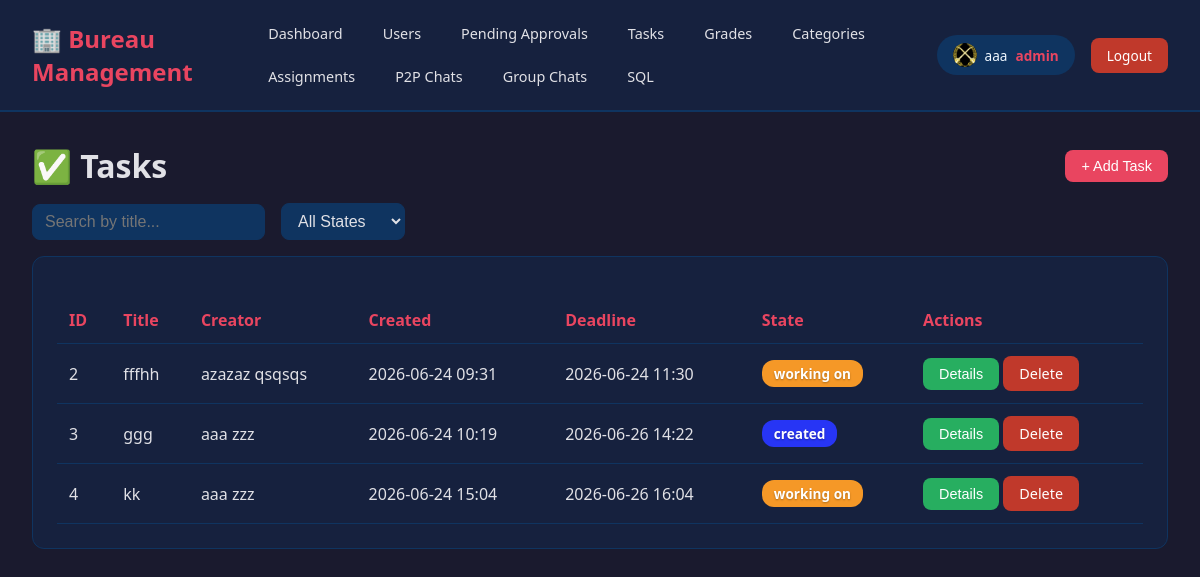
Page /web/tasks (signed in) on the committed database.
### database.py (models this page shows)
class User(db.Model):
    __tablename__ = 'users'
    matricule = db.Column(db.Text, primary_key=True)
    name = db.Column(db.Text, nullable=False)
    family_name = db.Column(db.Text, nullable=False)
    category = db.Column(db.Integer, db.ForeignKey('categories.category_id'), nullable=False)
    grade = db.Column(db.Integer, db.ForeignKey('grades.grade_id'), nullable=True)
    user_name = db.Column(db.Text, nullable=False)
    password = db.Column(db.Text, nullable=False)
    profil_pic_url = db.Column(db.Text, nullable=False)
    user_role = db.Column(db.Integer, db.ForeignKey('user_roles.user_role_id'), nullable=False)
    is_approved = db.Column(db.Boolean, nullable=False, default=False)  # NEW: Approval status
    category_rel = db.relationship('Category', backref='users')
    grade_rel = db.relationship('Grade', backref='users')
    role_rel = db.relationship('UserRole', backref='users')
    approval_request = db.relationship('UserApprovalRequest', uselist=False, backref='user', cascade='all, delete-orphan')

class ToDoTask(db.Model):
    __tablename__ = 'ToDo_task'
    task_id = db.Column(db.Integer, primary_key=True)
    title = db.Column(db.Text, nullable=False)
    description = db.Column(db.Text, nullable=False)
    created_at = db.Column(db.DateTime, nullable=False, default=datetime.utcnow)
    dead_line = db.Column(db.DateTime, nullable=False)
    creater = db.Column(db.Text, db.ForeignKey('users.matricule'), nullable=False)
    state = db.Column(db.Integer, db.ForeignKey('task_states.task_state_id'), nullable=False)
    creator_rel = db.relationship('User', backref='tasks')
    state_rel = db.relationship('TaskState', backref='tasks')

class TaskState(db.Model):
    __tablename__ = 'task_states'
    task_state_id = db.Column(db.Integer, primary_key=True)
    state = db.Column(db.Text, nullable=False)
    color = db.Column(db.Text, nullable=False)

### app.py (the view)
@app.route('/web/tasks')
@login_required
def web_tasks():
    user = get_current_user()
    if user.user_role == ROLE_USER:
        tasks = ToDoTask.query.join(Assignment).filter(Assignment.user_id == user.matricule).all()
    else:
        tasks = ToDoTask.query.all()
    users = User.query.all()
    states = TaskState.query.all()
    return render_template('tables/tasks.html', tasks=tasks, users=users, states=states, user=user)

### app.py (called while the page is built)
@app.context_processor
def inject_pending_approvals_count():
    def get_pending_approvals_count():
        return UserApprovalRequest.query.count()
    return dict(get_pending_approvals_count=get_pending_approvals_count)

@app.context_processor
def inject_user_profile_pic():
    def get_user_profile_pic():
        if 'user_matricule' in session:
            user = User.query.get(session['user_matricule'])
            if user:
                return get_profile_picture_url(user)
        return '/static/uploads/profiles/default.png'
    return dict(profile_pic=get_user_profile_pic())

### auth.py (called while the page is built)
def login_required(f):
    @wraps(f)
    def decorated_function(*args, **kwargs):
        if 'user_matricule' not in session:
            if request.is_json or request.path.startswith('/api/'):
                return jsonify({"error": "Authentication required"}), 401
            flash('Please log in first', 'danger')
            return redirect(url_for('login'))
        return f(*args, **kwargs)
    return decorated_function

def get_current_user():
    from database import User
    if 'user_matricule' in session:
        return User.query.get(session['user_matricule'])
    return None

### utils.py (called while the page is built)
def get_profile_picture_url(user):
    if user and user.profil_pic_url and user.profil_pic_url.strip():
        return user.profil_pic_url
    return "/static/uploads/profiles/default.png"

### templates/tables/tasks.html (shortened to what this page needs)
{% extends "base.html" %}
{% block content %}
<div style="display: flex; justify-content: space-between; align-items: center; margin-bottom: 1rem;">
    <h1>✅ Tasks</h1>
    <button class="btn btn-primary" onclick="document.getElementById('addModal').classList.add('active')">+ Add Task</button>
</div>
<div style="display: flex; gap: 1rem; margin-bottom: 1rem; align-items: center; flex-wrap: wrap;">
    <input type="text" id="searchTitle" placeholder="Search by title..." onkeyup="filterTasks()" style="padding: 0.5rem 0.75rem; border-radius: 8px; border: 1px solid #0f3460; background: #0f3460; color: #e1e1e6; font-size: 1rem; min-width: 200px;">
    <select id="filterState" onchange="filterTasks()" style="padding: 0.5rem 0.75rem; border-radius: 8px; border: 1px solid #0f3460; background: #0f3460; color: #e1e1e6; font-size: 1rem;">
        <option value="">All States</option>
    </select>
</div>
<div class="card">
    <table>
        <thead><tr><th>ID</th><th>Title</th><th>Creator</th><th>Created</th><th>Deadline</th><th>State</th><th>Actions</th></tr></thead>
        <tbody id="tasksTableBody">
            {% for task in tasks %}
            <tr class="task-row" data-state="{{ task.state }}" data-title="{{ task.title.lower() }}">
                <td>{{ task.task_id }}</td>
                <td class="task-title">{{ task.title }}</td>
                <td>{{ task.creator_rel.name if task.creator_rel else task.creater }} {{ task.creator_rel.family_name if task.creator_rel else '' }}</td>
                <td>{{ task.created_at.strftime('%Y-%m-%d %H:%M') if task.created_at else '-' }}</td>
                <td>{{ task.dead_line.strftime('%Y-%m-%d %H:%M') if task.dead_line else '-' }}</td>
                <td>
                    {% if task.state_rel %}
                    <span class="state-badge" data-state-id="{{ task.state }}">{{ task.state_rel.state }}</span>
                    {% else %}
                    {{ task.state }}
                    {% endif %}
                </td>
                <td>
                    <button class="btn btn-success" onclick="openDetailsModal(this)"
                        data-id="{{ task.task_id }}"
                        data-title="{{ task.title }}"
                        data-desc="{{ task.description }}"
                        data-created="{{ task.created_at.strftime('%Y-%m-%d %H:%M') if task.created_at else '-' }}"
                        data-deadline="{{ task.dead_line.strftime('%Y-%m-%dT%H:%M') if task.dead_line else '' }}"
                        data-creator="{{ task.creator_rel.name if task.creator_rel else task.creater }} {{ task.creator_rel.family_name if task.creator_rel else '' }}"
                        data-state="{{ task.state }}">Details</button>
                    <a href="{{ url_for('web_delete_task', id=task.task_id) }}" class="btn btn-danger" onclick="return confirm('Delete?')">Delete</a>
                </td>
            </tr>
            {% endfor %}
        </tbody>
    </table>
</div>
{% endblock %}

### templates/base.html (shortened to what this page needs)
<!DOCTYPE html>
<html lang="en">
<head>
</head>
<body>
    <nav class="navbar">
        <div class="navbar-left">
            <h1>🏢 Bureau Management</h1>
            <div class="nav-links">
                <a href="{{ url_for('dashboard') }}">Dashboard</a>
                {% if session.get('user_role') in [1, 2] %}<a href="{{ url_for('web_users') }}">Users</a>{% endif %}
                {% if session.get('user_role') in [1, 2] %}<a href="{{ url_for('web_pending_approvals') }}">Pending Approvals</a>{% endif %}
                <a href="{{ url_for('web_tasks') }}">Tasks</a>
                {% if session.get('user_role') == 1 %}<a href="{{ url_for('web_grades') }}">Grades</a>{% endif %}
                {% if session.get('user_role') == 1 %}<a href="{{ url_for('web_categories') }}">Categories</a>{% endif %}
                {% if session.get('user_role') in [1, 2] %}<a href="{{ url_for('web_assignments') }}">Assignments</a>{% endif %}
                <a href="{{ url_for('web_p2p_chats') }}">P2P Chats</a>
                <a href="{{ url_for('web_group_chats') }}">Group Chats</a>
                {% if session.get('user_role') == 1 %}<a href="{{ url_for('web_sql') }}">SQL</a>{% endif %}
            </div>
        </div>
        <div class="user-info">
            <a href="{{ url_for('profile') }}" style="text-decoration: none;">
                <div class="user-badge" style="display: flex; align-items: center; gap: 0.5rem; cursor: pointer;">
                    <img src="{{ profile_pic if profile_pic is defined else '/static/uploads/profiles/default.png' }}"
                         alt="" style="width: 24px; height: 24px; border-radius: 50%; object-fit: cover;">
                    <span style="color: aliceblue;">{{ session.get('user_name', 'Guest') }}</span>
                    <span class="role">{{ session.get('user_role_name', 'Unknown') }}</span>
                </div>
            </a>
            <a href="{{ url_for('logout') }}" class="btn-logout">Logout</a>
        </div>
    </nav>
    <div class="container">
        {% block content %}{% endblock %}
    </div>
</body>
</html>

### templates/base.html (style rules this page uses)
* { margin: 0; padding: 0; box-sizing: border-box; }
body { font-family: 'Segoe UI', Tahoma, Geneva, Verdana, sans-serif; background: #1a1a2e; color: #e1e1e6; min-height: 100vh; }
.navbar { background: #16213e; padding: 1rem 2rem; display: flex; align-items: center; justify-content: space-between; border-bottom: 2px solid #0f3460; }
.navbar-left { display: flex; align-items: center; gap: 2rem; }
.navbar h1 { color: #e94560; font-size: 1.5rem; }
.nav-links { display: flex; gap: 0.5rem; flex-wrap: wrap; }
.nav-links a { color: #e1e1e6; text-decoration: none; padding: 0.5rem 1rem; border-radius: 8px; transition: all 0.3s; font-size: 0.9rem; }
.user-info { display: flex; align-items: center; gap: 1rem; }
.user-badge { background: #0f3460; padding: 0.5rem 1rem; border-radius: 20px; font-size: 0.85rem; }
.user-badge .role { color: #e94560; font-weight: bold; }
.btn-logout { background: #c0392b; color: white; padding: 0.5rem 1rem; border-radius: 8px; text-decoration: none; font-size: 0.85rem; transition: background 0.3s; }
.container { padding: 2rem; max-width: 1400px; margin: 0 auto; }
.card { background: #16213e; border-radius: 12px; padding: 1.5rem; margin-bottom: 1.5rem; border: 1px solid #0f3460; }
table { width: 100%; border-collapse: collapse; margin-top: 1rem; }
th, td { padding: 0.75rem; text-align: left; border-bottom: 1px solid #0f3460; }
th { color: #e94560; font-weight: 600; }
.btn { display: inline-block; padding: 0.5rem 1rem; border-radius: 8px; text-decoration: none; border: none; cursor: pointer; font-size: 0.9rem; transition: all 0.3s; }
.btn-primary { background: #e94560; color: white; }
.btn-danger { background: #c0392b; color: white; }
.btn-success { background: #27ae60; color: white; }

### rows in the picture
User: profil_pic_url (picture), get "admin"
ToDoTask: task_id "2", title "fffhh", creator_rel "azazaz", creator_rel "qsqsqs", created_at "2026-06-24 09:31", dead_line "2026-06-24 11:30", state_rel.state "working on"
ToDoTask: task_id "3", title "ggg", creator_rel "aaa", creator_rel "zzz", created_at "2026-06-24 10:19", dead_line "2026-06-26 14:22", state_rel.state "created"
ToDoTask: task_id "4", title "kk", creator_rel "aaa", creator_rel "zzz", created_at "2026-06-24 15:04", dead_line "2026-06-26 16:04", state_rel.state "working on"

### other values in the picture
{{ session.get('user_name', 'Guest') }} "aaa"
